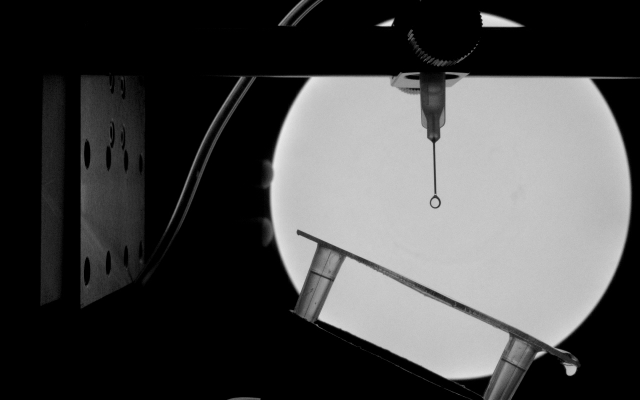
#> input picture data/Images1/1.jpg, 1280 x 800 px, found by its file name (shown at 1/2 size); its folder holds only this picture in this run
$ jupyter execute --allow-errors Dynamic_Cropping.ipynb   (shell and % lines are left out)
#> lines starting #> are read from the running program, lines starting #| are printed output that depends on the picture; after the words box and inside, x2 and y2 are one past the last pixel; in counts of white or black regions, pixels touching at a corner belong together
### presentations/first/extract_center.py
import numpy as np
import matplotlib.pyplot as plt
from PIL import Image
from skimage.measure import EllipseModel


class CenterExtracter:
    """
    Class containing everything needed to extract the center of the drop from a given image.
    """

    def __init__(self, region=(700, 350, 1200, 700), m=0.466667, c=152) -> None:
        """
        Instantiates the class.

        Parameters
        ----------
        region : tuple
            region of the image to be used
        m : float
            slope of the line
        c : float
            y-intercept of the line

        Returns
        -------
        None
        """
        self.region = region
        self.X = region[0]
        self.Y = region[1]
        self.x = 0
        self.y = 0
        self.m = m
        self.c = c
        self.image = None
        self.image_final = None

    # [16 lines left out: function _update_params_, not called in this run]

    def _read_image_(self, image_path, output="np"):
        """
        Reads the image from the given path.

        Parameters
        ----------
        image_path : str
            path to the image
        output : str
            output format of the image. Can be either "np" or "PIL"

        Returns
        -------
        PIL.Image or numpy.ndarray
            image read from the given path
        """
        if output.lower() == "np":
            self.image = np.array(plt.imread(image_path))
            return self.image
        elif output.lower() == "pil":
            self.image = Image.open(image_path)
            return self.image

    def _convert_to_array_(self, image):
        """
        Converts the image to a numpy array.

        Parameters
        ----------
        image : PIL.Image or numpy.ndarray
            Image to be converted

        Returns
        -------
        numpy.ndarray
            converted image
        """
        if isinstance(image, Image.Image):
            return np.array(image)
        else:
            return image

    def _new_c_(self, x, y):
        """
        Calculates the new c value based on the x and y values of the center.

        Parameters
        ----------
        x : int
            x coordinate of the crop
        y : int
            y coordinate of the crop

        Returns
        -------
        int
            new c value
        """
        return self.m * x + self.c - y

    def _restrict_to_region_(self, image):
        """
        Restricts the image to the region defined in the constructor.

        Parameters
        ----------
        image : PIL.Image or numpy.ndarray
            Image to be restricted

        Returns
        -------
        PIL.Image or numpy.ndarray
            restricted image
        """
        if isinstance(image, Image.Image):
            self.image = image.crop(self.region)
            return self.image
        else:
            self.image = image[
                self.region[1] : self.region[3],
                self.region[0] : self.region[2],
            ]
            return self.image

    def _crop_(self, image, x, y, h, w):
        """
        Crops the image to the region defined in the constructor.

        Parameters
        ----------
        image : PIL.Image or numpy.ndarray
            Image to be cropped
        x : int
            x coordinate of the crop
        y : int
            y coordinate of the crop
        h : int
            height of the crop
        w : int
            width of the crop

        Returns
        -------
        PIL.Image or numpy.ndarray
            cropped image
        """
        self.x = x
        self.y = y
        self._restrict_to_region_(image)
        if isinstance(image, Image.Image):
            self.image_final = self.image(x, y, x + w, y + h)
            return self.image_final
        else:
            self.image_final = self.image[y : y + h, x : x + w]
            return self.image_final

    def _get_line_(self, x, y):
        """
        Gets the equation of line holding the thin film given the x and y coordinates of the crop

        Parameters
        ----------
        x : int
            x coordinate of the crop
        y : int
            y coordinate of the crop

        Returns
        -------
        numpy.ndarray
            equation of the line
        """
        m = self._new_c_(x, y)
        x_points = np.arange(0, self.image.shape[1])
        y_line = m * x_points + self.c
        y_line = y_line.astype(int)
        return y_line

    def _threshold_(
        self,
        threshold=110,
        image=None,
    ):
        """
        Thresholds the image.

        Parameters
        ----------
        threshold : float
            threshold value
        image : numpy.ndarray
            image to be thresholded if `None` is given, the image from the constructor is used

        Returns
        -------
        numpy.ndarray
            thresholded image
        """
        if image is None:
            self.image_final = (self.image_final > threshold).astype(int)
            return self.image_final
        else:
            return (image > threshold).astype(int)

    def _stricting_(self, x, y):
        """
        Stricts the image to the line defined by the line made by the thin film holder.

        Parameters
        ----------
        x : int
            x coordinate of the crop
        y : int
            y coordinate of the crop

        Returns
        -------
        numpy.ndarray
            strict image
        """
        y_line = self._get_line_(x, y)
        img_x = self.image_final[: y_line[0]]
        Xs = np.zeros(self.image_final.shape)
        for i in range(self.image_final.shape[0]):
            try:
                Xs[i] = img_x[i]
            except:
                Xs[i] = np.ones(self.image_final.shape[0])
        return Xs

    def _center_x_(self, image, reverse=False):
        """
        Calculates the left and right x coordinates of the box binding the drop

        Parameters
        ----------
        image : numpy.ndarray
            Image to be processed

        Returns
        -------
        xl : int
            left x coordinate of the box binding the drop
        xr : int
            right x coordinate of the box binding the drop

        """
        if reverse:
            xs = image.argmax(axis=0)
        else:
            xs = image.argmin(axis=0)
        xss = np.nonzero(xs)
        xl = xss[0][0]
        xr = xss[0][-1]
        self.centers_x = (xl, xr)
        return xl, xr

    def _center_y_(self, image, reverse=False):
        """
        Calculates the up and down y coordinates of the box binding the drop

        Parameters
        ----------
        image : numpy.ndarray
            Image to be processed

        Returns
        -------
        yu : int
            upper y coordinate of the box binding the drop
        yd : int
            lower y coordinate of the box binding the drop
        """
        if reverse:
            ys = image.argmax(axis=1)
        else:
            ys = image.argmin(axis=1)
        yss = np.nonzero(ys)
        yu = yss[0][0]
        yd = yss[0][-1]
        self.centers_y = (yu, yd)
        return yu, yd

    def _center_and_radius_(
        self,
        image,
        reverse,
        crop_included=True,
    ):
        """
        Calculates the center of the drop.

        Parameters
        ----------
        image : numpy.ndarray
            Image to be processed

        Returns
        -------
        (x, y) : tuple
            center of the drop
        r : int
            radius of the drop
        """
        (xl, xr), (yu, yd) = self._center_x_(image, reverse=reverse), self._center_y_(
            image, reverse=reverse
        )

        r1 = int(np.abs((xl - xr)) / 2)
        r2 = int(np.abs((yu - yd)) / 2)
        r = int((r1 + r2) / 2)
        if crop_included:
            x = int(self.X + self.x + xl + r)
            y = int(self.Y + self.y + yu + r)
        else:
            x = int(self.x + xl + r)
            y = int(self.y + yu + r)
        self.center = (x, y)
        self.radii = (r1, r2)
        return (x, y), (r1, r2)

    # [47 lines left out: functions _show_image_, _plot_, not called in this run]

    def plot_bounding_box(self, center, radius=12, thres=5, file_name=""):
        plt.figure(figsize=(10, 10))
        plt.imshow(self.image, cmap="gray")
        plt.hlines(
            center[1] - radius - thres,
            center[0] - radius - thres,
            center[0] + radius + thres,
            color="r",
        )
        plt.hlines(
            center[1] + radius + thres,
            center[0] - radius - thres,
            center[0] + radius + thres,
            color="r",
        )
        plt.vlines(
            center[0] - radius - thres,
            center[1] - radius - thres,
            center[1] + radius + thres,
            color="r",
        )
        plt.vlines(
            center[0] + radius + thres,
            center[1] - radius - thres,
            center[1] + radius + thres,
            color="r",
        )
        plt.title(file_name.split("/")[-1])
        plt.savefig(file_name)

    # [128 lines left out: functions _subtract_image_, all_points, fit_ellipse, not called in this run]

    def get_center(
        self,
        image_path,
        subtract=False,
        x=0,
        y=0,
        h=50,
        w=50,
        output="np",
        title="",
        strict=True,
        plot=True,
        threshold=110,
        crop_included=True,
        reverse=False,
        boundary_box=False,
        save_dir=None,
    ):
        """
        Returns the center of the drop.

        Parameters
        ----------
        image_path : str
            path to the image
        x : int
            x coordinate of the crop
        y : int
            y coordinate of the crop
        h : int
            height of the crop
        w : int
            width of the crop
        output : str
            format to use. Can be "np" or "pil"
        title : str
            title of the plot
        strict : bool
            if `True` the image is strict to the line defined by the thin film holder
        plot : bool
            if `True` the image is plotted
        threshold : float
            threshold value

        Returns
        -------
        (x, y) : tuple
            center of the drop
        """
        # Reading image
        if isinstance(image_path, str):
            self.image = self._read_image_(image_path, output=output)
        else:
            self.image = image_path
        image = self.image
        # Converting to numpy array
        image = self._convert_to_array_(image)
        # Subtractng the reference image
        if subtract:
            reverse = True
            image = self._subtract_image_(image)
        # Cropping the image
        image = self._crop_(image, x, y, h, w)
        # Thresholding the image
        image = self._threshold_(threshold)
        if strict:
            # Stricting the image to the line
            image = self._stricting_(x, y)
        # calculating center
        center, radii = self._center_and_radius_(
            image, crop_included=crop_included, reverse=reverse
        )
        if plot:
            self._plot_(title)

        if boundary_box:
            file_name = image_path.split("/")[-1]
            file_name = file_name.split(".")[0]
            if len(file_name) == 1:
                file_name = "00" + file_name
            elif len(file_name) == 2:
                file_name = "0" + file_name

            file_name = save_dir + "/" + file_name + ".png"
            self.plot_bounding_box(center, radius=14, file_name=file_name)

        return radii, center

### presentations/first/run.py
import os
import matplotlib.pyplot as plt
from extract_center import CenterExtracter
import pandas as pd

plt.rcdefaults()


class Run:
    def __init__(self, path=os.curdir, save_path=os.curdir):
        """
        The class uses all the three methods developed to extract centers of the drops from images.

        Parameters
        ----------
        path : str
            The path of the folder containing the images.

        """
        self.path = path
        self.save_path = save_path
        self.c = CenterExtracter()
        self.centers_dc = {}
        self.radii_dc = {}
        self.centers_si = {}
        self.radii_si = {}
        self.centers_ap = {}
        self.radii_ap = {}
        self.thetas_ap = {}

    # [13 lines left out: function rename_images, not called in this run]

    def get_images(
        self,
    ):
        """
        Gets a list of all the images in the directory.

        Parameters
        ----------
        extensions : list
            The extensions of the images to be processed.

        Returns
        -------
        images : list
            The list of images to be processed.

        """
        # Getting list of images
        images = os.listdir(self.path)
        images = [img for img in images if img.endswith(".jpg")]
        images = sorted(images, key=lambda x: int(x.split(".")[0]))
        images = [f"{self.path}/{image}" for image in images]
        return images

    # [58 lines left out: function save_to_csv, not called in this run]

    def dynamic_cropping_one_step(
        self,
        x=150,
        y=40,
        h=40,
        w=40,
        start=0,
        end=-1,
        **kwargs,
    ):
        """
        Uses dynamic cropping method to extract centers of the drops.

        Parameters
        ----------
        x : int
            The x-coordinate of the crop
        y : int
            The y-coordinate of the crop
        h : int
            The height of the crop
        w : int
            The width of the crop
        start : int
            The starting index of the images to be processed
        end : int
            The ending index of the images to be processed
        kwargs : dict
            The keyword arguments to be passed to the `get_center` method.

        Returns
        -------
        centers_dc : dict
            The dictionary containing the centers of the drops.
        radii_dc : dict
            The dictionary containing the radii of the drops.
        """
        images = self.get_images()
        (r1, r2), (xc_p, yc_p) = self.c.get_center(
            images[start],
            x=x,
            y=y,
            h=h,
            w=w,
            **kwargs,
        )
        self.centers_dc[images[start]] = (xc_p, yc_p)
        self.radii_dc[images[start]] = (r1, r2)

        for img in images[start + 1 : end]:
            try:
                r, (xc, yc) = self.c.get_center(img, x=x, y=y, h=h, w=h, **kwargs)
                self.centers_dc[img] = (xc_p, yc_p)
                self.radii_dc[img] = (r1, r2)
                x = x + (xc - xc_p)
                y = y + (yc - yc_p)
                xc_p = xc
                yc_p = yc
            except:
                print("Error at: " + img)
                continue
        return self.centers_dc, self.radii_dc

    def dynamic_cropping(
        self,
        crop_1=(150, 40, 40, 40),
        crop_2=(120, 250, 50, 50),
        crop_3=(250, 230, 40, 40),
        positions_1=(0, 70),
        positions_2=(75, 100),
        positions_3=(106, 155),
        save=True,
        file_name="dc",
        **kwargs,
    ):
        """
        Uses dynamic cropping method to extract centers of the drops.

        Parameters
        ----------
        steps : int
            The number of steps to be taken in the dynamic cropping process.
        crop_1 : tuple
            The crop parameters for the first step.
        crop_2 : tuple
            The crop parameters for the second step.
        crop_3 : tuple
            The crop parameters for the third step.
        kwargs : dict
            The keyword arguments to be passed to the `get_center` method.

        Returns
        -------
        df : pandas.DataFrame
            The dataframe containing the centers and radii. (If save=True) else
        centers_si : dict
            The dictionary containing the centers of the drops.
        radii_si : dict
            The dictionary containing the radii of the drops.
        """
        print("Starting dynamic cropping...")
        print("First step...")
        self.dynamic_cropping_one_step(*crop_1, *positions_1, **kwargs)
#> in _read_image_, self.image is the input picture: shape (800, 1280); min 0, max 234, mean 71.2
#> in _restrict_to_region_, `self.image = image[ self.region[1] : self.region[3], self.region[0] : ..`:
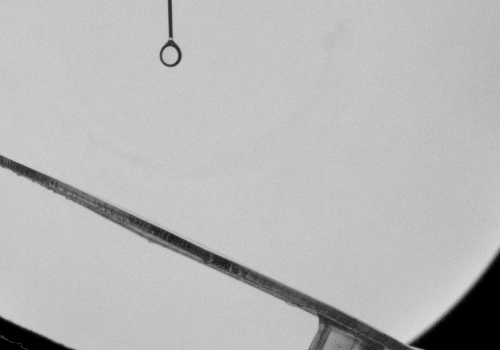
#> self.image: shape (350, 500); min 0, max 217, mean 184.5
#> in _crop_, `self.image_final = self.image[y : y + h, x : x + w]`:
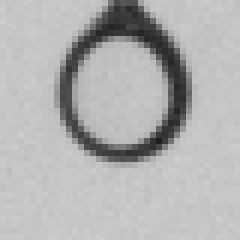
#> self.image_final: shape (40, 40) (shown 6 times larger); min 31, max 205, mean 177.9
#> in _threshold_, `self.image_final = (self.image_final > threshold).astype(int)`:
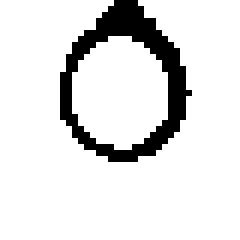
#> self.image_final: shape (40, 40) int64 (shown 6 times larger); values 0 (black) and 1 (white), 88.2% white; 1 black region, box (x1, y1, x2, y2) and area: (10, 0, 32, 27) 188
#> in _center_x_, `xs = image.argmin(axis=0)`: xs = 40 values, max 15 at index 31, min 0 at index 0, mean 2.73
#> in _center_x_, `xl = xss[0][0]`: xl = 10
#> in _center_x_, `xr = xss[0][-1]`: xr = 31
#> in _center_x_, `self.centers_x = (xl, xr)`: self.centers_x = (10, 31)
#> in _center_y_, `ys = image.argmin(axis=1)`: ys = 40 values, max 19 at index 0, min 0 at index 27, mean 8.65
#> in _center_y_, `yu = yss[0][0]`: yu = 0
#> in _center_y_, `yd = yss[0][-1]`: yd = 26
#> in _center_y_, `self.centers_y = (yu, yd)`: self.centers_y = (0, 26)
#> in _center_and_radius_, `(xl, xr), (yu, yd) = self._center_x_(image, reverse=reverse), self._ce..`: xl = 10; xr = 31; yu = 0; yd = 26
#> in _center_and_radius_, `r1 = int(np.abs((xl - xr)) / 2)`: r1 = 10
#> in _center_and_radius_, `r2 = int(np.abs((yu - yd)) / 2)`: r2 = 13
#> in _center_and_radius_, `r = int((r1 + r2) / 2)`: r = 11
#> in _center_and_radius_, `x = int(self.x + xl + r)`: x = 171
#> in _center_and_radius_, `y = int(self.y + yu + r)`: y = 51
#> in _center_and_radius_, `self.center = (x, y)`: self.center = (171, 51)
#> in _center_and_radius_, `self.radii = (r1, r2)`: self.radii = (10, 13)
#> in get_center, `center, radii = self._center_and_radius_( image, crop_included=crop_in..`: center = (171, 51); radii = (10, 13)
#> in plot_bounding_box, `plt.savefig(file_name)`:
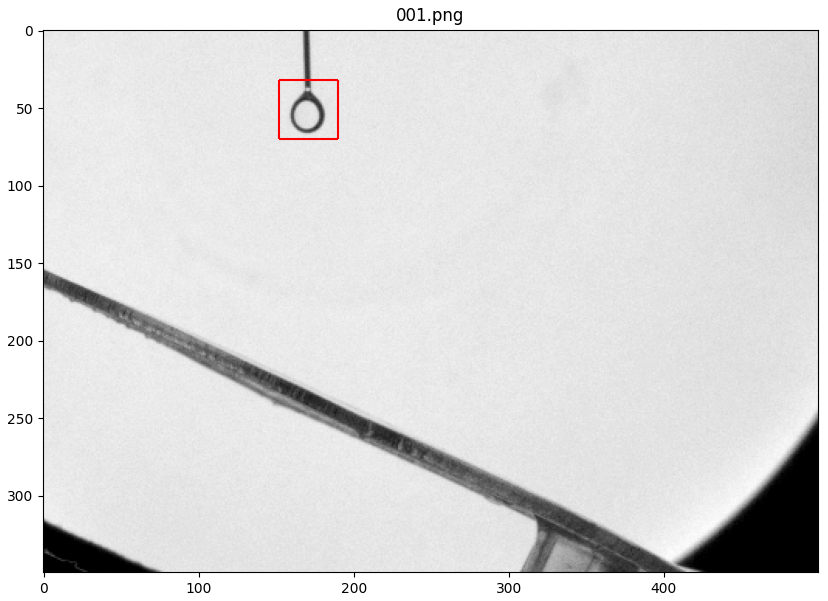
#> figure drawn by matplotlib, 1 panel
#> in dynamic_cropping_one_step, `(r1, r2), (xc_p, yc_p) = self.c.get_center( images[start], x=x, y=y, h..`: r1 = 10; r2 = 13; xc_p = 171; yc_p = 51
        print("Second step...")
        self.dynamic_cropping_one_step(*crop_2, *positions_2, **kwargs)
        print("Third step...")
        self.dynamic_cropping_one_step(*crop_3, *positions_3, **kwargs)
        if save:
            print("Saving to csv...")
            df = self.save_to_csv(file_name, include_crop=True)
            print("Done!")
            return df
        else:
            return self.centers_si, self.radii_si

    # [90 lines left out: functions subtracting_images, all_points, not called in this run]

### codes/misc_tools.py
import os
import random
from matplotlib import pyplot as plt
import numpy as np
import pandas as pd
from math import factorial
import matplotlib

plt.rcdefaults()
#


class Smoother:
    """
    A class to deal with the smoothing of the data extracted
    """

    def __init__(self, df) -> None:
        """
        Initializes the class

        Parameters
        ----------
        df : DataFrame or string
            The dataframe to be smoothed or the path to the file
        """
        self.df = df
        self.smooth_df = None

    # [206 lines left out: functions savitzky_golay, moving_average, ema, remove_noises, preporocess, smoothen, not called in this run]


class Plotter:
    """
    A class to deal with the plot related stuffs
    """

    def __init__(self, df, save_path=os.path.join(os.getcwd(), "plots")):
        """
        Instantiates the Plotting class

        Parameters
        ----------
        df : DataFrame or string
            The dataframe to be plotted or the path to the csv file
        save_path : str
            The path to save the plots
        """
        self.df = df
        self.smoothe_df = None
        self.save_path = save_path
        self.s = Smoother(df)
        os.makedirs(save_path, exist_ok=True)

    # [199 lines left out: functions _validate_df, get_samples, plot_one, plot_all, not called in this run]

### presentations/first/Dynamic_Cropping.ipynb
[cell 1]
from extract_center import CenterExtracter
from run import Run
from misc_tools import Plotter
import os, glob
import imageio.v2 as imageio

[cell 2]
DATA_DIR = "../../data/images1"
SAVE_DIR = "dynamic_cropping"

[cell 3]
c = CenterExtracter()
r = Run(DATA_DIR, SAVE_DIR)
p = Plotter(df=None)

[cell 4]
images = r.get_images()

[cell 5]
def make_video(dir="temp", name="video.mp4", delete=False):
    images = []
    files = glob.glob(f"{dir}\*.png")
    for file in files:
        images.append(imageio.imread(file))
    if name.endswith(".mp4"):
        imageio.mimsave(f"{dir}\{name}", images)
    else:
        imageio.mimsave(f"{dir}\{name}", images, duration=0.1)
    if delete:
        for file in files:
            os.remove(file)

#> (a cell that did not finish here is left out)

[cell 7]
make_video(dir="temp", name="Dynamic Cropping.gif")
make_video(dir="temp", name="Dynamic Cropping.mp4", delete=True)
